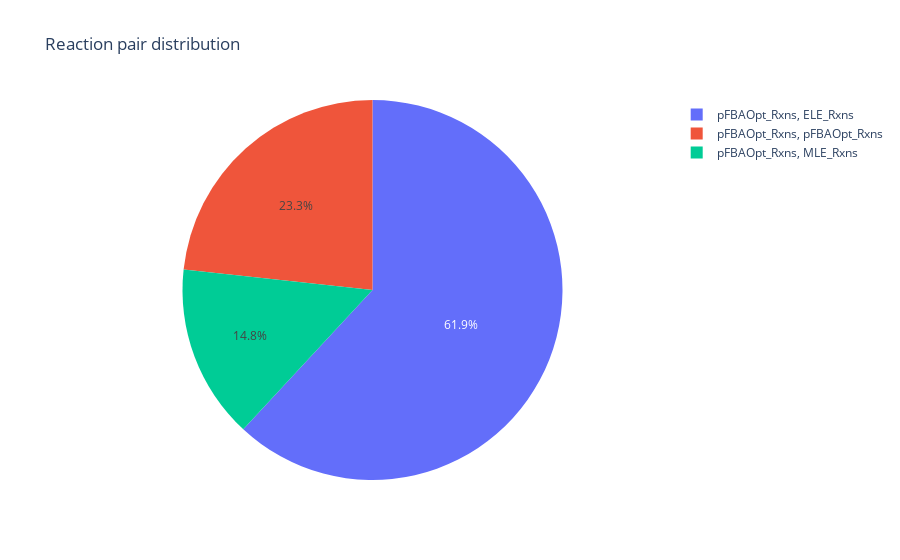

Notebook code cell kept with this figure:
### Code cell
iPC815_results, fig = analyse_pFBA_results('iPC815/iPC815_pFBA.csv')
display(iPC815_results)
fig.show()

### Figure 1 — Plotly figure (JSON) as saved in the notebook; plotly's stock layout.template omitted (floating-point values rounded to 4 significant figures)
{"data": [{"domain": {"x": [0, 1], "y": [0, 1]}, "hovertemplate": "Types=%{label}<br>Fraction=%{value}<extra></extra>", "labels": ["pFBAOpt_Rxns, ELE_Rxns", "pFBAOpt_Rxns, MLE_Rxns", "pFBAOpt_Rxns, pFBAOpt_Rxns"], "legendgroup": "", "name": "", "showlegend": true, "type": "pie", "values": [0.619, 0.1481, 0.2328]}], "layout": {"autosize": true, "legend": {"tracegroupgap": 0}, "title": {"text": "Reaction pair distribution"}}}
